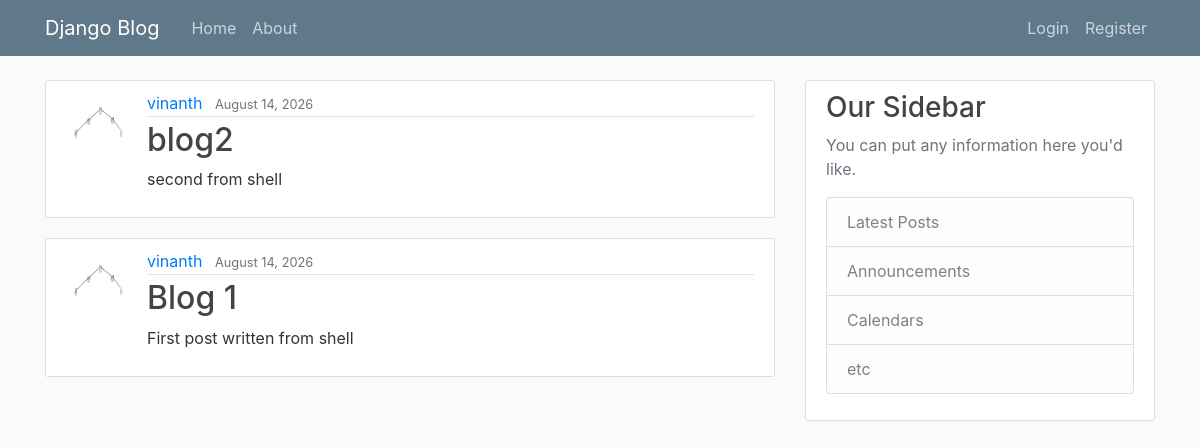
/, run on an earlier commit of the app's database.
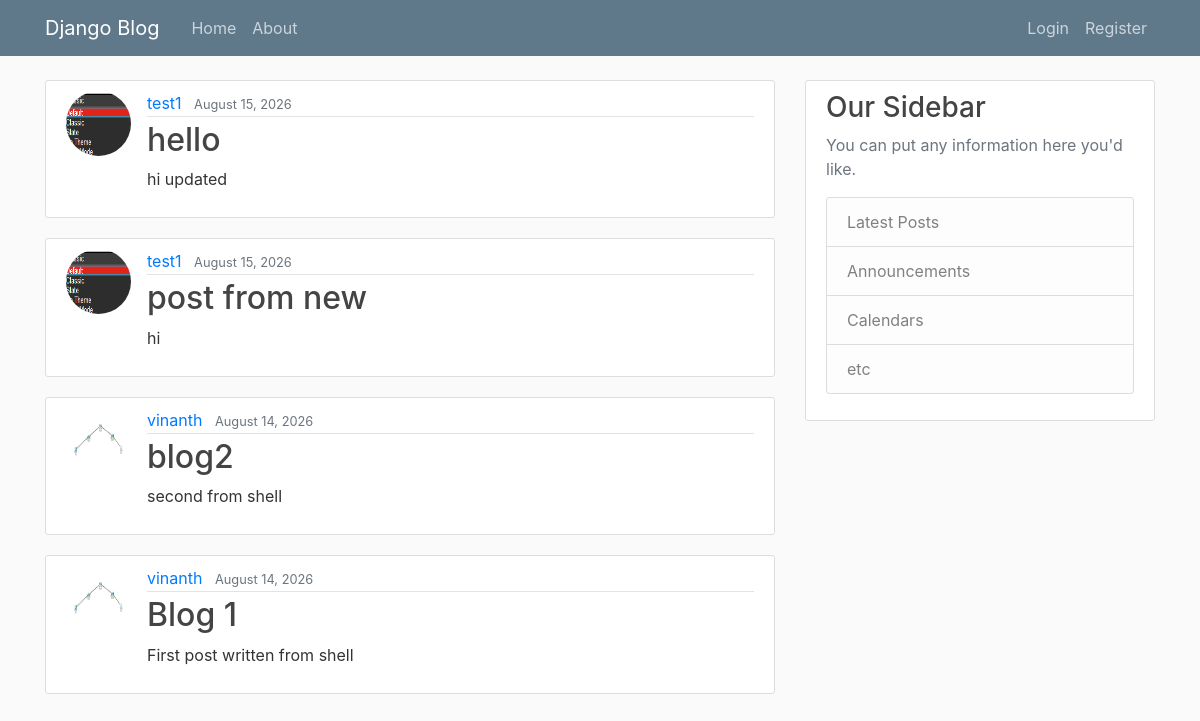
And on a later commit of the database.
### blog/models.py (models this page shows, shortened)
class Post(models.Model):
    title = models.CharField(max_length=100)
    content = models.TextField()
    date_posted = models.DateTimeField(default=timezone.now)
    author = models.ForeignKey(User, on_delete=models.CASCADE)

### users/models.py (models this page shows, shortened)
class Profile(models.Model):
    user = models.OneToOneField(User, on_delete=models.CASCADE)
    image = models.ImageField(default='default.jpg', upload_to='profile_pics')

### blog/views.py (the view)
# urls.py: path('', PostListView.as_view(), name='blog-home'),
class PostListView(ListView):
    model=Post
    template_name="blog/home.html"
    context_object_name="posts"
    ordering=["-date_posted"]
    paginate_by=5

### blog/templates/blog/home.html
{% extends "blog/base.html" %}
{% block content %}
    {% for post in posts %}
        <article class="media content-section">
          <img class="rounded-circle article-img" src="{{ post.author.profile.image.url }}">
          <div class="media-body">
            <div class="article-metadata">
              <a class="mr-2" href="#">{{ post.author }}</a>
              <small class="text-muted">{{ post.date_posted|date:"F d, Y" }}</small>
            </div>
            <h2><a class="article-title" href="{% url "post-detail" post.id %}">{{ post.title }}</a></h2>
            <p class="article-content">{{ post.content }}</p>
          </div>
        </article>
    {% endfor %}
{% endblock content %}

What changed in the data, as far as the page shows it:
added Post: author.profile.image (picture), author "test1", date_posted "August 15, 2026", title "hello", content "hi updated"
added Post: author.profile.image (picture), author "test1", date_posted "August 15, 2026", title "post from new", content "hi"
